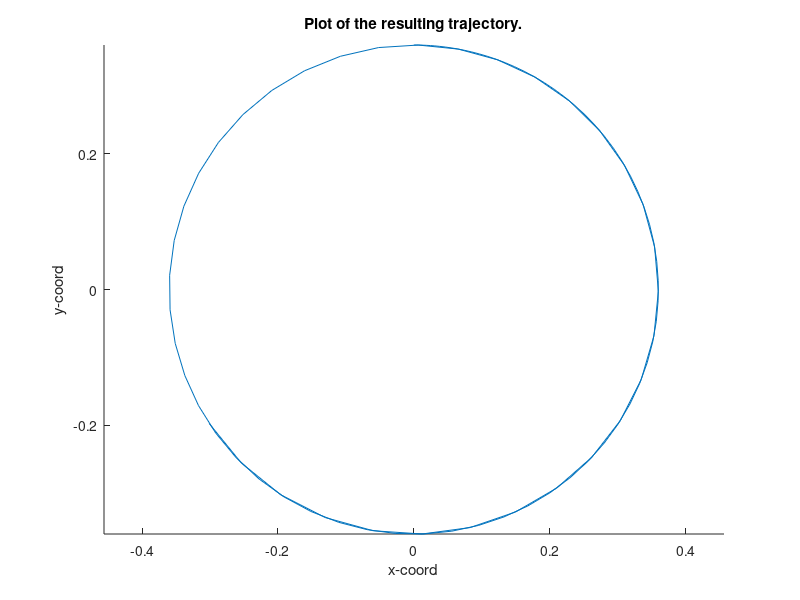

Here is the MATLAB script that generated this plot:
% 2a) Robot simulation. 
% Derive a general expression for the position (x,y) and heading phi for
% the robot as a function of time and plot the resulting tajectory in your
% report. 
clear
tic

% Initialization. 
T = linspace(0, 10);
x = zeros(1, length(T)); 
y = zeros(1, length(T)); 
phi = zeros(1, length(T));
R = 0.12; 
v_0 = 0.5; 
t_1 = 10; 
t_2 = 5;
A = v_0*(t_1 + t_2)/(2*t_1*t_2);
B = v_0*(t_1 - t_2)/(2*t_1*t_2*R);

% Main loop. 
for i = 1:length(T)
    t = T(i);
    x(i) = A/B*(sin(B*t^2/2));
    y(i) = A/B*(cos(B*t^2/2));
    phi(i) = B*t^2/2;
end

% Plots.
hold on
plot(x, y)
xlabel('x-coord')
ylabel('y-coord')
title('Plot of the resulting trajectory.')
axis equal
hold off

toc
